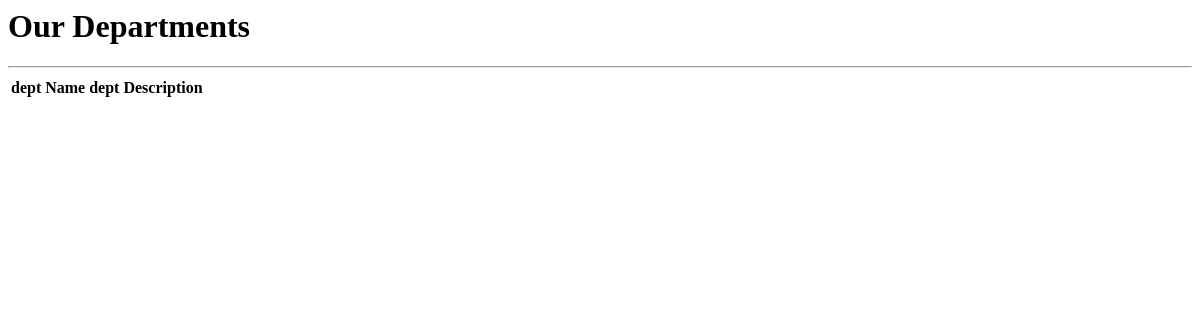
The page /department on the database as committed earlier.
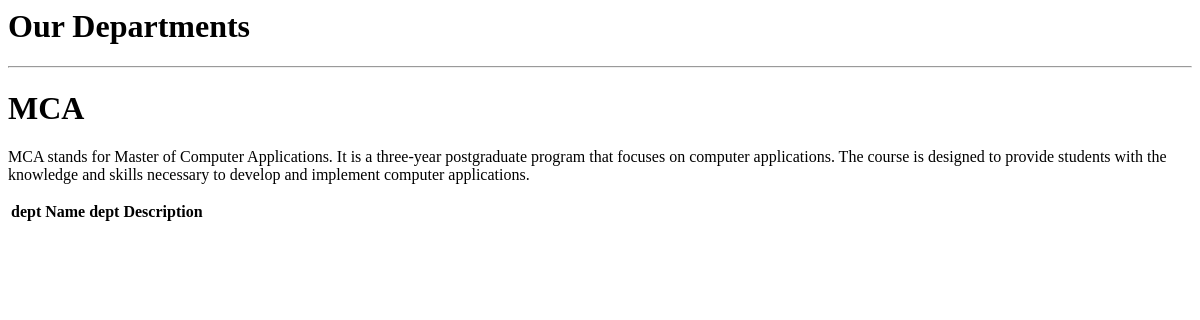
The same page on the database as committed later.
### ecom/models.py (models this page shows)
class Department(models.Model):
    dep_name=models.CharField(max_length=100)
    dep_description=models.TextField()

### ecom/views.py (the view)
# urls.py: path('department',views.department_view,name='department'),
def department_view(request):
    dict_dept={
        'dept':Department.objects.all()
    }
    return render(request,'department.html',dict_dept)

### templates/department.html
<h1 class="text-center"> Our Departments</h1>
<hr>
{% for d in dept %}
<div class="mx-auto w-50 bg-success text-center text-white p-3 my-3 border">
    <h1>{{d.dep_name}}</h1>
    <p>{{d.dep_description}}</p>
</div>
{% endfor %}
<table>
    <th>dept Name</th>
    <th>dept Description</th>

Rows that differ between the two databases and show on the page:
added Department: dep_name "MCA", dep_description "MCA stands for Master of Computer Applications. It is a three-year postgraduate program that focuses on computer applications. The course is designed to provide students with the knowledge and skills necessary to develop and implement computer applications."
